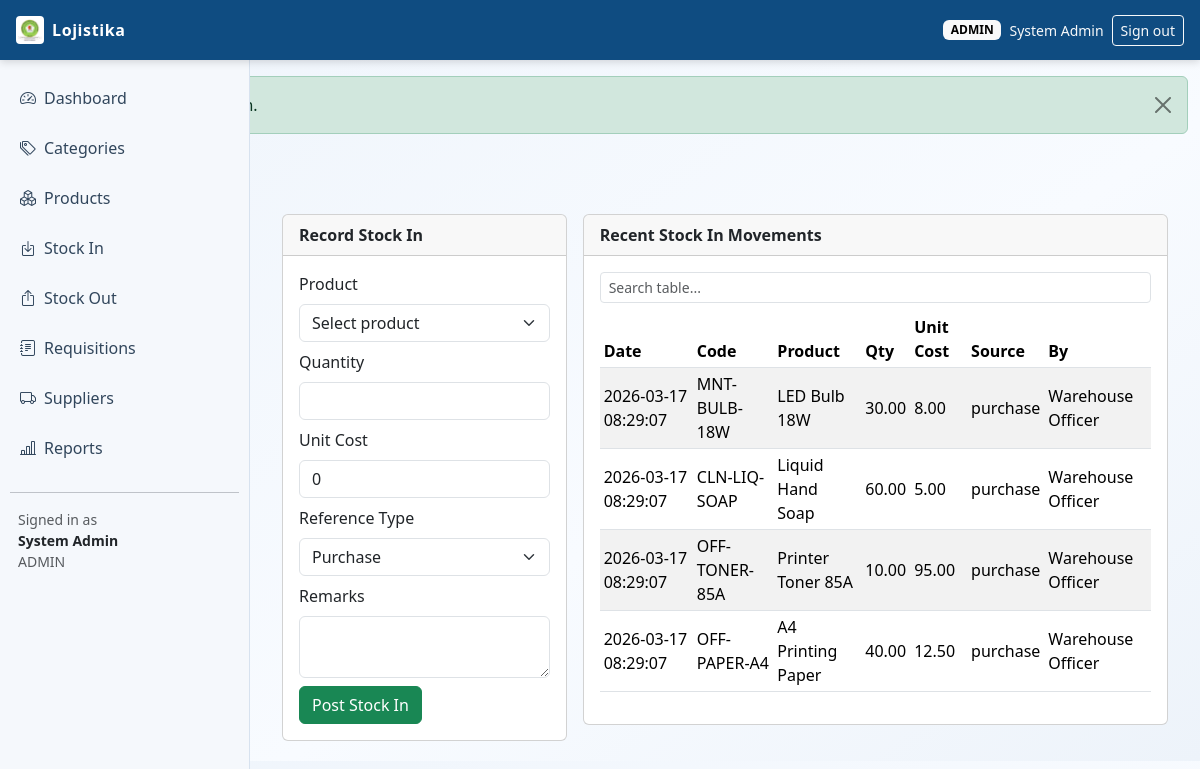
Screenshot of /index.php?page=stock_in (signed in) with the database file from the repository.
### tables this page shows
CREATE TABLE stock_movements (
    id INT UNSIGNED AUTO_INCREMENT PRIMARY KEY,
    product_id INT UNSIGNED NOT NULL,
    movement_type ENUM('in', 'out') NOT NULL,
    quantity DECIMAL(12,2) NOT NULL,
    unit_cost DECIMAL(12,2) NOT NULL DEFAULT 0,
    reference_type ENUM('purchase', 'donation', 'adjustment', 'requisition', 'distribution', 'return') NOT NULL DEFAULT 'adjustment',
    reference_id INT UNSIGNED NULL,
    remarks VARCHAR(255) NULL,
    performed_by INT UNSIGNED NULL,
    created_at TIMESTAMP NOT NULL DEFAULT CURRENT_TIMESTAMP,
    CONSTRAINT chk_stock_movements_quantity CHECK (quantity > 0),
    CONSTRAINT fk_stock_movements_product FOREIGN KEY (product_id) REFERENCES products(id) ON DELETE RESTRICT,
    CONSTRAINT fk_stock_movements_user FOREIGN KEY (performed_by) REFERENCES users(id) ON DELETE SET NULL,
    INDEX idx_stock_movements_product_date (product_id, created_at),
    INDEX idx_stock_movements_reference (reference_type, reference_id)
);

CREATE TABLE products (
    id INT UNSIGNED AUTO_INCREMENT PRIMARY KEY,
    category_id INT UNSIGNED NOT NULL,
    supplier_id INT UNSIGNED NULL,
    code VARCHAR(50) NOT NULL,
    name VARCHAR(150) NOT NULL,
    unit ENUM('unit', 'liter', 'box', 'kg', 'pack') NOT NULL DEFAULT 'unit',
    min_stock DECIMAL(12,2) NOT NULL DEFAULT 0,
    is_active TINYINT(1) NOT NULL DEFAULT 1,
    created_by INT UNSIGNED NULL,
    updated_by INT UNSIGNED NULL,
    created_at TIMESTAMP NOT NULL DEFAULT CURRENT_TIMESTAMP,
    updated_at TIMESTAMP NOT NULL DEFAULT CURRENT_TIMESTAMP ON UPDATE CURRENT_TIMESTAMP,
    CONSTRAINT uq_products_code UNIQUE (code),
    CONSTRAINT fk_products_category FOREIGN KEY (category_id) REFERENCES categories(id) ON DELETE RESTRICT,
    CONSTRAINT fk_products_supplier FOREIGN KEY (supplier_id) REFERENCES suppliers(id) ON DELETE SET NULL,
    CONSTRAINT fk_products_created_by FOREIGN KEY (created_by) REFERENCES users(id) ON DELETE SET NULL,
    CONSTRAINT fk_products_updated_by FOREIGN KEY (updated_by) REFERENCES users(id) ON DELETE SET NULL
);

CREATE TABLE users (
    id INT UNSIGNED AUTO_INCREMENT PRIMARY KEY,
    full_name VARCHAR(120) NOT NULL,
    email VARCHAR(120) NOT NULL UNIQUE,
    password_hash VARCHAR(255) NOT NULL,
    role ENUM('admin', 'warehouse', 'requester') NOT NULL,
    departments VARCHAR(180) NOT NULL DEFAULT 'Departamento de Administracao e Financas',
    is_active TINYINT(1) NOT NULL DEFAULT 1,
    created_at TIMESTAMP NOT NULL DEFAULT CURRENT_TIMESTAMP,
    updated_at TIMESTAMP NOT NULL DEFAULT CURRENT_TIMESTAMP ON UPDATE CURRENT_TIMESTAMP
);

### config/db_connect.php (called while the page is built, shortened)
<?php
function env_value(array $keys, string $default = ''): string
{
    return $default;
}
function file_db_config(): array
{
    $filePath = __DIR__ . DIRECTORY_SEPARATOR . 'db_credentials.php';
    if (!is_file($filePath)) {
        return [];
    }
    $config = require $filePath;
    return is_array($config) ? $config : [];
}
function db_config(): array
{
    $fileConfig = file_db_config();
    return [
        'host' => env_value(['DB_HOST', 'MYSQL_HOST', 'DATABASE_HOST'], (string) ($fileConfig['host'] ?? '127.0.0.1')),
        'port' => (int) env_value(['DB_PORT', 'MYSQL_PORT', 'DATABASE_PORT'], (string) ($fileConfig['port'] ?? '3306')),
        'user' => env_value(['DB_USER', 'MYSQL_USER', 'DATABASE_USER'], (string) ($fileConfig['user'] ?? 'root')),
        'pass' => env_value(['DB_PASS', 'MYSQL_PASSWORD', 'DATABASE_PASSWORD'], (string) ($fileConfig['pass'] ?? '')),
        'name' => env_value(['DB_NAME', 'MYSQL_DATABASE', 'DATABASE_NAME'], (string) ($fileConfig['name'] ?? 'logistics_lms')),
    ];
}
function db_connect(): mysqli
{
    static $conn = null;
    if ($conn instanceof mysqli) {
        return $conn;
    }
    $cfg = db_config();
    try {
        $conn = new mysqli($cfg['host'], $cfg['user'], $cfg['pass'], $cfg['name'], $cfg['port']);
    } catch (mysqli_sql_exception $e) {
        http_response_code(500);
        if (stripos($e->getMessage(), 'Unknown database') !== false) {
            $sqlFile = dirname(__DIR__) . DIRECTORY_SEPARATOR . 'database.sql';
            $message = 'Database "' . $cfg['name'] . '" does not exist. Import the project SQL file first.';
            if (is_file($sqlFile)) {
                $message .= ' Expected file: ' . $sqlFile;
            }
            exit($message);
        }
        if (stripos($e->getMessage(), 'Access denied for user') !== false) {
            $configFile = __DIR__ . DIRECTORY_SEPARATOR . 'db_credentials.php';
            $message = 'Database login failed for user "' . $cfg['user'] . '" at host "' . $cfg['host'] . '".';
            $message .= ' Set hosting credentials via environment variables or create: ' . $configFile;
            exit($message);
        }
        exit('Database connection failed: ' . $e->getMessage());
    }
    $conn->set_charset('utf8mb4');
    return $conn;
}

### config/helpers.php (called while the page is built, shortened)
<?php
require_once __DIR__ . '/db_connect.php';
function db(): mysqli
{
    return db_connect();
}
function h(?string $value): string
{
    return htmlspecialchars((string) $value, ENT_QUOTES, 'UTF-8');
}

### modules/stock/stock_in.php (the view, shortened to what this page needs)
<?php
$movementsSql = "SELECT sm.created_at, p.code, p.name, sm.quantity, sm.unit_cost, sm.reference_type, u.full_name
                 FROM stock_movements sm
                 INNER JOIN products p ON p.id = sm.product_id
                 LEFT JOIN users u ON u.id = sm.performed_by
                 WHERE sm.movement_type = 'in'
                 ORDER BY sm.id DESC
                 LIMIT 20";
$movements = db()->query($movementsSql);
?>
<div class="container-fluid">
    <div class="row g-3">
        <div class="col-lg-4">
            <div class="card">
                <div class="card-header fw-semibold">Record Stock In</div>
                <div class="card-body">
                    <form method="post" class="row g-2">
                        <div class="col-12">
                            <label class="form-label">Product</label>
                            <select class="form-select" name="product_id" required>
                                <option value="">Select product</option>
                            </select>
                        </div>
                        <div class="col-12">
                            <label class="form-label">Quantity</label>
                            <input type="number" step="0.01" min="0.01" class="form-control" name="quantity" required>
                        </div>
                        <div class="col-12">
                            <label class="form-label">Unit Cost</label>
                            <input type="number" step="0.01" min="0" class="form-control" name="unit_cost" value="0">
                        </div>
                        <div class="col-12">
                            <label class="form-label">Reference Type</label>
                            <select class="form-select" name="reference_type" required>
                                <option value="purchase">Purchase</option>
                            </select>
                        </div>
                        <div class="col-12">
                            <label class="form-label">Remarks</label>
                            <textarea class="form-control" name="remarks" rows="2"></textarea>
                        </div>
                        <div class="col-12">
                            <button class="btn btn-success" type="submit">Post Stock In</button>
                        </div>
                    </form>
                </div>
            </div>
        </div>
        <div class="col-lg-8">
            <div class="card">
                <div class="card-header fw-semibold">Recent Stock In Movements</div>
                <div class="card-body table-responsive">
                    <input type="text" class="form-control form-control-sm mb-2" placeholder="Search table..." data-table-search="stockInTable">
                    <table id="stockInTable" class="table table-sm table-striped align-middle">
                        <thead>
                        <tr>
                            <th>Date</th>
                            <th>Code</th>
                            <th>Product</th>
                            <th>Qty</th>
                            <th>Unit Cost</th>
                            <th>Source</th>
                            <th>By</th>
                        </tr>
                        </thead>
                        <tbody>
                        <?php while ($row = $movements->fetch_assoc()): ?>
                            <tr>
                                <td><?= h($row['created_at']) ?></td>
                                <td><?= h($row['code']) ?></td>
                                <td><?= h($row['name']) ?></td>
                                <td><?= h((string) $row['quantity']) ?></td>
                                <td><?= h((string) $row['unit_cost']) ?></td>
                                <td><?= h($row['reference_type']) ?></td>
                                <td><?= h($row['full_name']) ?></td>
                            </tr>
                        <?php endwhile; ?>
                        </tbody>
                    </table>
                </div>
            </div>
        </div>
    </div>
</div>

### assets/css/style.css (style rules this page uses)
:root { --lms-header: #0f4c81; --lms-sidebar: #f5f8fc; --lms-accent: #1f6fb2; --lms-text: #1c2733; --lms-border: #d7e2ef; }
body { font-family: "Segoe UI", Tahoma, Geneva, Verdana, sans-serif; background: linear-gradient(145deg, #eef4fb 0%, #f8fbff 60%, #edf3fa 100%); color: var(--lms-text); }
.table thead { background: #edf4fb; }

### rows the page displays
stock_movements: created_at "2026-03-17 08:29:07", product.code "MNT-BULB-18W", product.name "LED Bulb 18W", quantity "30.00", unit_cost "8.00", reference_type "purchase", performed_by.full_name "Warehouse Officer"
stock_movements: created_at "2026-03-17 08:29:07", product.code "CLN-LIQ-SOAP", product.name "Liquid Hand Soap", quantity "60.00", unit_cost "5.00", reference_type "purchase", performed_by.full_name "Warehouse Officer"
stock_movements: created_at "2026-03-17 08:29:07", product.code "OFF-TONER-85A", product.name "Printer Toner 85A", quantity "10.00", unit_cost "95.00", reference_type "purchase", performed_by.full_name "Warehouse Officer"
stock_movements: created_at "2026-03-17 08:29:07", product.code "OFF-PAPER-A4", product.name "A4 Printing Paper", quantity "40.00", unit_cost "12.50", reference_type "purchase", performed_by.full_name "Warehouse Officer"

### other values shown
$user['role'] "ADMIN"
$user['full_name'] "System Admin"
